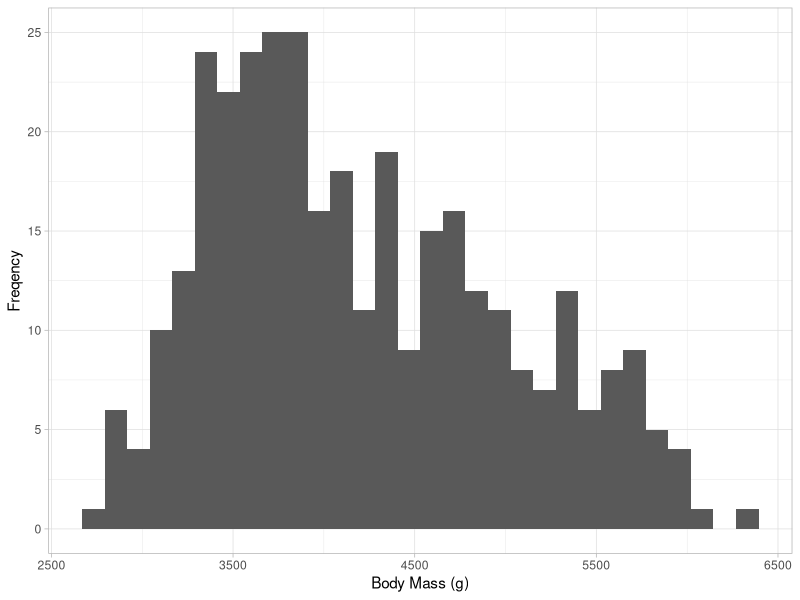

Write R code to recreate this figure.
## ---- chunk 1
knitr::opts_chunk$set(echo = TRUE)
## ---- chunk 2
# function_name <- function(inputs) {
#   output <- do_something(inputs)
#   return(output)
# }
## ---- chunk 3
calc_shrub_vol <- function(length, width, height){
  volume <- length * width * height 
  return(volume)
}
## ---- chunk 4
calc_shrub_vol(0.8, 1.6, 2)
#multiplies three values together returning volume
## ---- chunk 5
shrub_vol <- calc_shrub_vol(0.8, 1.6, 2)
## ---- chunk 6
est_shrub_mass <- function(volume, a = 2.65, b = 0.8){
  mass <- a * volume ^ b 
  return(mass)
} 

# check it works 
# with volume of 7.2 
est_shrub_mass(7.2)
## ---- chunk 7
# volume = 7.2 , a = 2.65, b = 0.8 
est_shrub_mass(7.2, 2.65, 0.8)

# will still run but not correct
est_shrub_mass(2.65, 0.8) 

est_shrub_mass(2.65, b = 0.8)  

# name arguments, put in any order 
# must assign values to variable 
est_shrub_mass(b = 0.8, volume = 7.2)
## ---- chunk 8

## ---- chunk 9
# vectors
lengths <- c(1.2, 3, 4.7, 0.3)
widths <- c(0.5, 2.0, 4.2, 1.0)
heights <- c(1.1, 2.2, 3.0, 0.7)

calc_shrub_vol(lengths, widths, heights)

# data frame
shrub_dimensions <- data.frame(length = lengths, 
                               width = widths, 
                               height = heights)

shrub_dimensions$volume <- calc_shrub_vol(shrub_dimensions$length,
               shrub_dimensions$width,
               shrub_dimensions$height)
## ---- chunk 10
# use the mutate function from dplyr without loading the package
# we can use an fully qualified function call, e.g., pkg::function() 
shrub_dimensions |> 
  dplyr::mutate(volume = calc_shrub_vol(length, width, height))
## ---- chunk 11
shrub_volume <- calc_shrub_vol(0.8, 1.6, 2)  
est_shrub_mass(shrub_volume)
## ---- chunk 12
calc_shrub_vol(0.8, 1.6, 2) |> 
  est_shrub_mass()
## ---- chunk 13
library(tidyverse)
library(palmerpenguins) 

## ---- chunk 14
make_plot <- function(df, column, label){
  ggplot(data = df, aes(x = {{ column }})) + 
    geom_histogram() + 
    labs(x = label, 
         y = "Freqency") + 
    theme_light()
} 
# gives error 
make_plot(penguins, body_mass_g, "Body Mass (g)")
